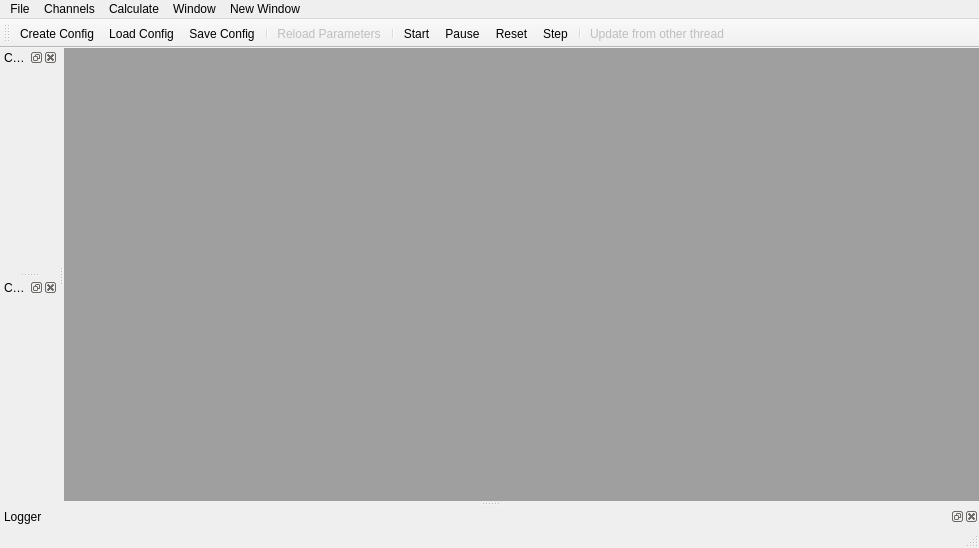
<?xml version="1.0" encoding="UTF-8"?>
<ui version="4.0">
 <class>UGEngineControllWidget</class>
 <widget class="QMainWindow" name="UGEngineControllWidget">
  <property name="geometry">
   <rect>
    <x>0</x>
    <y>0</y>
    <width>979</width>
    <height>548</height>
   </rect>
  </property>
  <property name="windowTitle">
   <string>UGEngineControllWidget</string>
  </property>
  <widget class="QWidget" name="centralWidget">
   <layout class="QHBoxLayout" name="horizontalLayout">
    <property name="leftMargin">
     <number>0</number>
    </property>
    <property name="topMargin">
     <number>0</number>
    </property>
    <property name="rightMargin">
     <number>0</number>
    </property>
    <property name="bottomMargin">
     <number>0</number>
    </property>
    <item>
     <widget class="QMdiArea" name="mdiArea">
      <property name="viewMode">
       <enum>QMdiArea::TabbedView</enum>
      </property>
      <property name="tabsClosable">
       <bool>true</bool>
      </property>
      <property name="tabsMovable">
       <bool>true</bool>
      </property>
     </widget>
    </item>
   </layout>
  </widget>
  <widget class="QMenuBar" name="menuBar">
   <property name="geometry">
    <rect>
     <x>0</x>
     <y>0</y>
     <width>979</width>
     <height>21</height>
    </rect>
   </property>
   <widget class="QMenu" name="menuFile">
    <property name="title">
     <string>File</string>
    </property>
    <addaction name="actionCreateConfig"/>
    <addaction name="actionLoadConfig"/>
    <addaction name="actionSaveConfig"/>
    <addaction name="actionCopyConfig"/>
    <addaction name="separator"/>
    <addaction name="actionConfigOptions"/>
    <addaction name="actionApplicationOptions"/>
    <addaction name="actionClassesDescriptio"/>
    <addaction name="separator"/>
    <addaction name="actionCreateModel"/>
    <addaction name="actionLoadModel"/>
    <addaction name="actionSaveModel"/>
    <addaction name="separator"/>
    <addaction name="actionReloadParameters"/>
    <addaction name="separator"/>
    <addaction name="actionCaptureVideo"/>
    <addaction name="actionOpenVideoFile"/>
    <addaction name="actionOpenImage"/>
    <addaction name="separator"/>
    <addaction name="actionSaveCommonDescriptions"/>
    <addaction name="actionSaveClassesDescriptions"/>
    <addaction name="separator"/>
    <addaction name="actionExit"/>
   </widget>
   <widget class="QMenu" name="menuChannels">
    <property name="title">
     <string>Channels</string>
    </property>
    <addaction name="actionAddNew"/>
    <addaction name="actionInsert"/>
    <addaction name="actionDeleteLast"/>
    <addaction name="actionDeleteAll"/>
   </widget>
   <widget class="QMenu" name="menuCalculate">
    <property name="title">
     <string>Calculate</string>
    </property>
    <addaction name="actionStart"/>
    <addaction name="actionPause"/>
    <addaction name="actionReset"/>
    <addaction name="separator"/>
    <addaction name="actionStep"/>
    <addaction name="actionRunNSteps"/>
   </widget>
   <widget class="QMenu" name="menuWindow">
    <property name="title">
     <string>Window</string>
    </property>
    <widget class="QMenu" name="menuBroadcasters">
     <property name="title">
      <string>Broadcasters</string>
     </property>
     <addaction name="actionHttpBroadcasters"/>
     <addaction name="actionTcpBroadcaster"/>
     <addaction name="actionDevLineHttpBroadcaster"/>
    </widget>
    <addaction name="actionImagesFromWindow"/>
    <addaction name="separator"/>
    <addaction name="actionEngineMonitor"/>
    <addaction name="actionVideoSources"/>
    <addaction name="actionVideoRegistration"/>
    <addaction name="actionComponentsControl"/>
    <addaction name="actionChannelsControl"/>
    <addaction name="actionComponentsLinks"/>
    <addaction name="actionLogger"/>
    <addaction name="actionPerformance"/>
    <addaction name="actionTestCreator"/>
    <addaction name="actionFavoriteInformation"/>
    <addaction name="actionDrawEngine"/>
    <addaction name="actionWatchWindow"/>
    <addaction name="actionGrassyEditor"/>
    <addaction name="separator"/>
    <addaction name="menuBroadcasters"/>
    <addaction name="actionServerControl"/>
   </widget>
   <widget class="QMenu" name="menuNewWindow">
    <property name="title">
     <string>New Window</string>
    </property>
    <addaction name="actionImagesFromNewWindow"/>
    <addaction name="actionWatches"/>
   </widget>
   <addaction name="menuFile"/>
   <addaction name="menuChannels"/>
   <addaction name="menuCalculate"/>
   <addaction name="menuWindow"/>
   <addaction name="menuNewWindow"/>
  </widget>
  <widget class="QToolBar" name="mainToolBar">
   <property name="minimumSize">
    <size>
     <width>0</width>
     <height>0</height>
    </size>
   </property>
   <attribute name="toolBarArea">
    <enum>TopToolBarArea</enum>
   </attribute>
   <attribute name="toolBarBreak">
    <bool>false</bool>
   </attribute>
   <addaction name="actionCreateConfig"/>
   <addaction name="actionLoadConfig"/>
   <addaction name="actionSaveConfig"/>
   <addaction name="separator"/>
   <addaction name="actionReloadParameters"/>
   <addaction name="separator"/>
   <addaction name="actionStart"/>
   <addaction name="actionPause"/>
   <addaction name="actionReset"/>
   <addaction name="actionStep"/>
   <addaction name="separator"/>
   <addaction name="actionUpdateFromOtherthread"/>
  </widget>
  <widget class="QStatusBar" name="statusBar"/>
  <widget class="QDockWidget" name="dockWidgetComponentsList">
   <property name="windowTitle">
    <string>Components list</string>
   </property>
   <attribute name="dockWidgetArea">
    <number>1</number>
   </attribute>
  </widget>
  <widget class="QDockWidget" name="dockWidgetChannels">
   <property name="windowTitle">
    <string>Channels</string>
   </property>
   <attribute name="dockWidgetArea">
    <number>1</number>
   </attribute>
  </widget>
  <widget class="QDockWidget" name="dockWidgetLoger">
   <property name="windowTitle">
    <string>Logger</string>
   </property>
   <attribute name="dockWidgetArea">
    <number>8</number>
   </attribute>
   <widget class="QWidget" name="dockWidgetContents"/>
  </widget>
  <action name="actionLoadConfig">
   <property name="enabled">
    <bool>true</bool>
   </property>
   <property name="text">
    <string>Load Config</string>
   </property>
  </action>
  <action name="actionSaveConfig">
   <property name="enabled">
    <bool>true</bool>
   </property>
   <property name="text">
    <string>Save Config</string>
   </property>
  </action>
  <action name="actionCopyConfig">
   <property name="enabled">
    <bool>false</bool>
   </property>
   <property name="text">
    <string>Copy Config</string>
   </property>
  </action>
  <action name="actionConfigOptions">
   <property name="enabled">
    <bool>false</bool>
   </property>
   <property name="text">
    <string>Config Options</string>
   </property>
  </action>
  <action name="actionApplicationOptions">
   <property name="enabled">
    <bool>false</bool>
   </property>
   <property name="text">
    <string>Application Options</string>
   </property>
  </action>
  <action name="actionClassesDescriptio">
   <property name="enabled">
    <bool>false</bool>
   </property>
   <property name="text">
    <string>Classes Descriptio</string>
   </property>
  </action>
  <action name="actionCreateModel">
   <property name="enabled">
    <bool>false</bool>
   </property>
   <property name="text">
    <string>Create Model</string>
   </property>
  </action>
  <action name="actionLoadModel">
   <property name="enabled">
    <bool>false</bool>
   </property>
   <property name="text">
    <string>Load Model</string>
   </property>
  </action>
  <action name="actionSaveModel">
   <property name="enabled">
    <bool>false</bool>
   </property>
   <property name="text">
    <string>Save Model</string>
   </property>
  </action>
  <action name="actionReloadParameters">
   <property name="enabled">
    <bool>false</bool>
   </property>
   <property name="text">
    <string>Reload Parameters</string>
   </property>
  </action>
  <action name="actionCaptureVideo">
   <property name="enabled">
    <bool>false</bool>
   </property>
   <property name="text">
    <string>Capture Video</string>
   </property>
  </action>
  <action name="actionOpenVideoFile">
   <property name="enabled">
    <bool>false</bool>
   </property>
   <property name="text">
    <string>Open Video File</string>
   </property>
  </action>
  <action name="actionOpenImage">
   <property name="enabled">
    <bool>false</bool>
   </property>
   <property name="text">
    <string>Open Image</string>
   </property>
  </action>
  <action name="actionSaveCommonDescriptions">
   <property name="enabled">
    <bool>false</bool>
   </property>
   <property name="text">
    <string>Save Common Descriptions</string>
   </property>
  </action>
  <action name="actionSaveClassesDescriptions">
   <property name="enabled">
    <bool>false</bool>
   </property>
   <property name="text">
    <string>Save Classes Descriptions</string>
   </property>
  </action>
  <action name="actionAddNew">
   <property name="enabled">
    <bool>false</bool>
   </property>
   <property name="text">
    <string>Add New</string>
   </property>
  </action>
  <action name="actionInsert">
   <property name="enabled">
    <bool>false</bool>
   </property>
   <property name="text">
    <string>Insert</string>
   </property>
  </action>
  <action name="actionDeleteLast">
   <property name="enabled">
    <bool>false</bool>
   </property>
   <property name="text">
    <string>Delete Last</string>
   </property>
  </action>
  <action name="actionDeleteAll">
   <property name="enabled">
    <bool>false</bool>
   </property>
   <property name="text">
    <string>Delete All</string>
   </property>
  </action>
  <action name="actionStart">
   <property name="enabled">
    <bool>true</bool>
   </property>
   <property name="text">
    <string>Start</string>
   </property>
  </action>
  <action name="actionPause">
   <property name="enabled">
    <bool>true</bool>
   </property>
   <property name="text">
    <string>Pause</string>
   </property>
  </action>
  <action name="actionReset">
   <property name="enabled">
    <bool>true</bool>
   </property>
   <property name="text">
    <string>Reset</string>
   </property>
  </action>
  <action name="actionStep">
   <property name="enabled">
    <bool>true</bool>
   </property>
   <property name="text">
    <string>Step</string>
   </property>
  </action>
  <action name="actionImagesFromWindow">
   <property name="enabled">
    <bool>true</bool>
   </property>
   <property name="text">
    <string>Images</string>
   </property>
  </action>
  <action name="actionEngineMonitor">
   <property name="enabled">
    <bool>false</bool>
   </property>
   <property name="text">
    <string>Engine Monitor</string>
   </property>
  </action>
  <action name="actionVideoSources">
   <property name="enabled">
    <bool>false</bool>
   </property>
   <property name="text">
    <string>Video Sources</string>
   </property>
  </action>
  <action name="actionVideoRegistration">
   <property name="enabled">
    <bool>false</bool>
   </property>
   <property name="text">
    <string>Video Registration</string>
   </property>
  </action>
  <action name="actionComponentsControl">
   <property name="enabled">
    <bool>true</bool>
   </property>
   <property name="text">
    <string>Components Control</string>
   </property>
  </action>
  <action name="actionComponentsLinks">
   <property name="enabled">
    <bool>false</bool>
   </property>
   <property name="text">
    <string>Components Links</string>
   </property>
  </action>
  <action name="actionPerformance">
   <property name="enabled">
    <bool>false</bool>
   </property>
   <property name="text">
    <string>Performance</string>
   </property>
  </action>
  <action name="actionFavoriteInformation">
   <property name="enabled">
    <bool>false</bool>
   </property>
   <property name="text">
    <string>Favorite Information</string>
   </property>
  </action>
  <action name="actionDrawEngine">
   <property name="checkable">
    <bool>true</bool>
   </property>
   <property name="enabled">
    <bool>false</bool>
   </property>
   <property name="text">
    <string>Draw Engine</string>
   </property>
  </action>
  <action name="actionWatchWindow">
   <property name="enabled">
    <bool>false</bool>
   </property>
   <property name="text">
    <string>Watch Window</string>
   </property>
  </action>
  <action name="actionGrassyEditor">
   <property name="enabled">
    <bool>false</bool>
   </property>
   <property name="text">
    <string>GrassyEditor</string>
   </property>
  </action>
  <action name="actionServerControl">
   <property name="enabled">
    <bool>false</bool>
   </property>
   <property name="text">
    <string>Server Control</string>
   </property>
  </action>
  <action name="actionHttpBroadcasters">
   <property name="enabled">
    <bool>false</bool>
   </property>
   <property name="text">
    <string>Http Broadcasters</string>
   </property>
  </action>
  <action name="actionTcpBroadcaster">
   <property name="enabled">
    <bool>false</bool>
   </property>
   <property name="text">
    <string>Tcp Broadcaster</string>
   </property>
  </action>
  <action name="actionCreateConfig">
   <property name="enabled">
    <bool>true</bool>
   </property>
   <property name="text">
    <string>Create Config</string>
   </property>
  </action>
  <action name="actionDevLineHttpBroadcaster">
   <property name="enabled">
    <bool>false</bool>
   </property>
   <property name="text">
    <string>DevLine Http Broadcaster</string>
   </property>
  </action>
  <action name="actionImagesFromNewWindow">
   <property name="enabled">
    <bool>false</bool>
   </property>
   <property name="text">
    <string>Images</string>
   </property>
  </action>
  <action name="actionWatches">
   <property name="enabled">
    <bool>false</bool>
   </property>
   <property name="text">
    <string>Watches</string>
   </property>
  </action>
  <action name="actionUpdateFromOtherthread">
   <property name="enabled">
    <bool>false</bool>
   </property>
   <property name="text">
    <string>Update from other thread</string>
   </property>
  </action>
  <action name="actionChannelsControl">
   <property name="text">
    <string>Channels Control</string>
   </property>
   <property name="toolTip">
    <string>Channels Control</string>
   </property>
  </action>
  <action name="actionExit">
   <property name="text">
    <string>Exit</string>
   </property>
   <property name="toolTip">
    <string>Close Application</string>
   </property>
  </action>
  <action name="actionLogger">
   <property name="text">
    <string>Logger</string>
   </property>
  </action>
  <action name="actionTestCreator">
   <property name="text">
    <string>Test Creator</string>
   </property>
  </action>
  <action name="actionRunNSteps">
   <property name="text">
    <string>Run N steps</string>
   </property>
   <property name="toolTip">
    <string>Run N Steps</string>
   </property>
  </action>
 </widget>
 <layoutdefault spacing="6" margin="11"/>
 <resources/>
 <connections/>
</ui>
